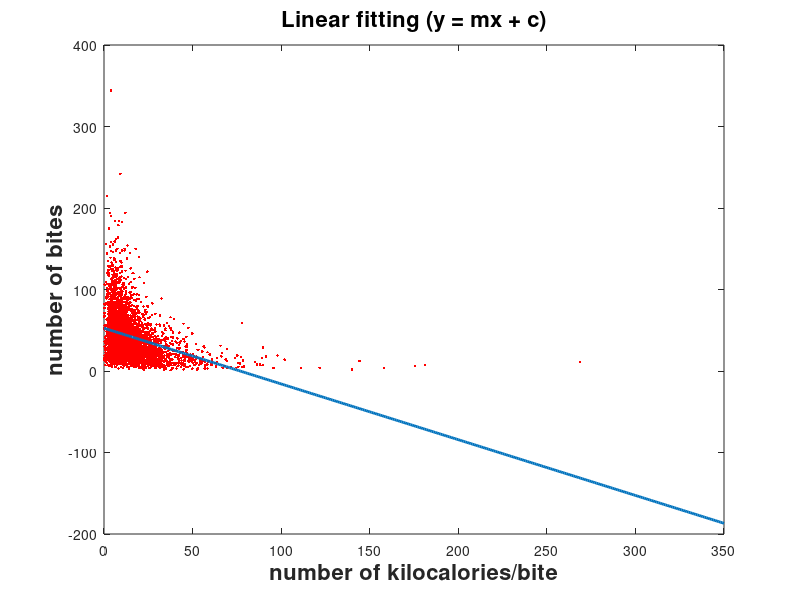
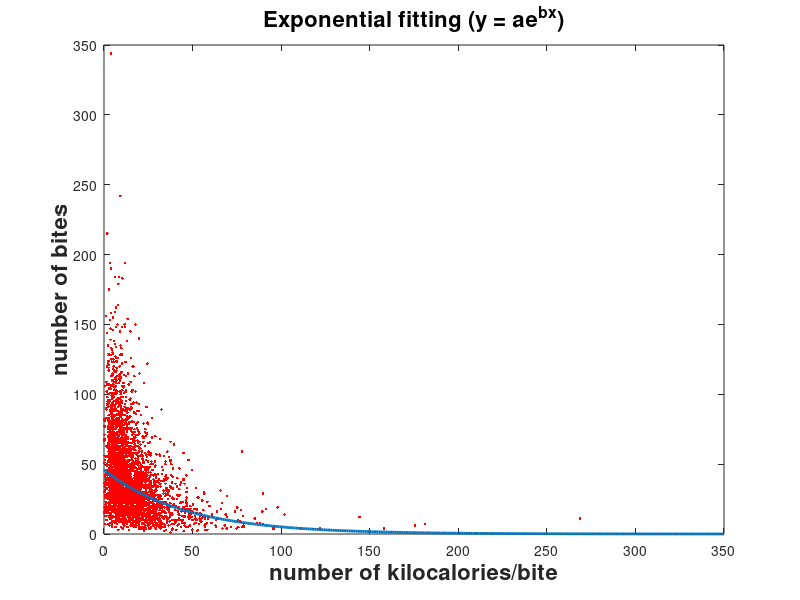
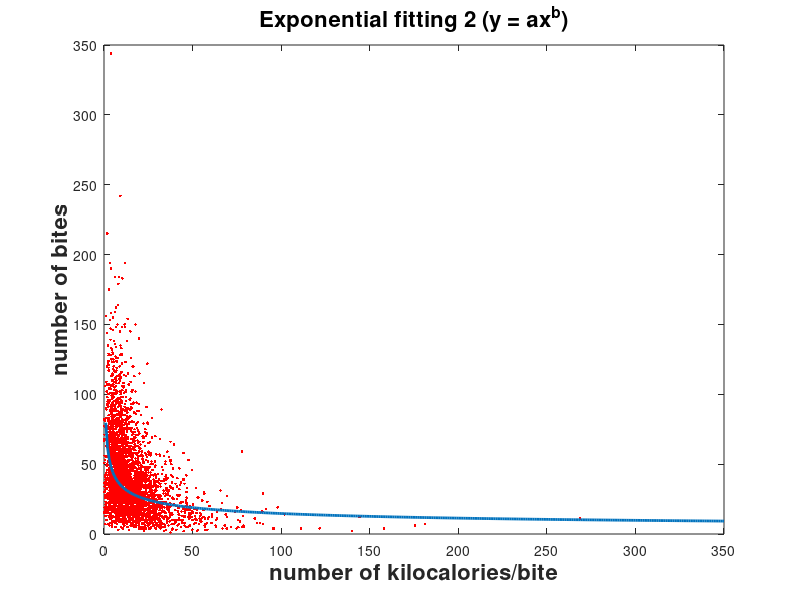
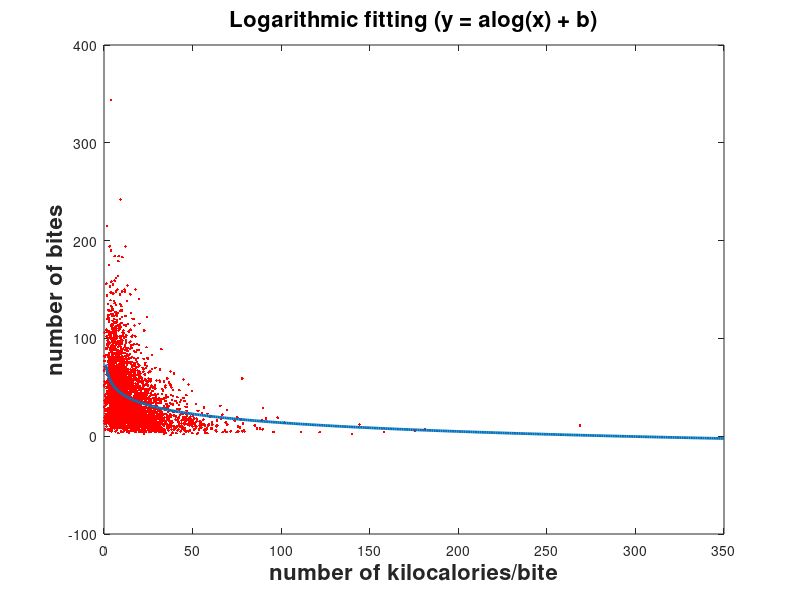

These charts were generated, in order, by the following MATLAB code: (Note: this script raises an error after producing the figures.)
%% Part 3 : Linear

clear all, clc;
% Reading file data: 
fileID = fopen('83people-all-meals.txt', 'r');
formatSpec = '%f %f %f %f';
sizeA = [4 inf];
dat = fscanf(fileID, formatSpec, sizeA);
fclose(fileID);
%%%%%%%%%%%%%%%%%%%%
y_data = dat(3,:)';
x_data = dat(4,:)'./dat(3,:)';
figure(3)
hold on;
plot(x_data , y_data, 'r.');
title("Linear fitting (y = mx + c)", 'FontSize',16,'FontWeight','bold');
xlabel("number of kilocalories/bite", 'FontSize',16,'FontWeight','bold');
ylabel("number of bites", 'FontSize',16,'FontWeight','bold');
% 
% Linear fitting:
% 
A = [x_data , ones(size(dat(4,:)))'];
b = y_data;
X = inv(A'*A)*A'*b;
m = X(1);
c = X(2);

residuals = y_data - (m.*x_data + c);
linear_norm = norm(residuals,2);
linear_mean = mean(residuals);
linear_sd = std(residuals);

x1 = 0:1:350;
y1 = m.*x1 + c;
plot(x1,y1,'LineWidth',2);
box on;
hold off;
f3 = figure(3);
saveas(f3,"linear.emf");
m
c

%% Exponential:

clear all,clc;
fileID = fopen('83people-all-meals.txt', 'r');
formatSpec = '%f %f %f %f';
sizeA = [4 inf];
dat = fscanf(fileID, formatSpec, sizeA);
fclose(fileID);
%%%%%%%%%%%%%%%%%%%%

y_data = dat(3,:)';
x_data = dat(4,:)'./dat(3,:)';
figure(4)
hold on;
plot(x_data , y_data, 'r.');
title("Exponential fitting (y = ae^{bx})", 'FontSize',16,'FontWeight','bold');
xlabel("number of kilocalories/bite", 'FontSize',16,'FontWeight','bold');
ylabel("number of bites",'FontSize',16,'FontWeight','bold');



A = [x_data ones(size(dat(4,:)))'];
b = log(y_data);
X = (A'*A)\A'*b;

ae = exp(X(2));
be = X(1);

x1 = 0:1:350;
y1 = ae.*exp(be.*x1);
plot(x1,y1,'LineWidth',2);
box on;
hold off;
f4 = figure(4);
saveas(f4,"exp.emf");

residuals = y_data - (ae.*exp(be.*x_data));
exp_norm = norm(residuals,2);
exp_mean = mean(residuals);
exp_sd = std(residuals);
ae
be

%% Part 3 POW: 

clear all, clc;
% Reading file data: 
fileID = fopen('83people-all-meals.txt', 'r');
formatSpec = '%f %f %f %f';
sizeA = [4 inf];
dat = fscanf(fileID, formatSpec, sizeA);
fclose(fileID);
%%%%%%%%%%%%%%%%%%%%
figure(5)
hold on;
title('Exponential fitting 2 (y = ax^b)', 'FontSize',16,'FontWeight','bold');
y_data = dat(3,:)';
x_data = dat(4,:)'./dat(3,:)';

plot(x_data , y_data, 'r.');
xlabel("number of kilocalories/bite", 'FontSize',16,'FontWeight','bold');
ylabel("number of bites", 'FontSize',16,'FontWeight','bold');

A = [log(x_data) ones(size(dat(4,:)))'];
b = log(y_data);
X = inv(A'*A)*A'*b;

be2 = X(1);
ae2 = exp(X(2));
x1 = 0:1:350;
y1 = ae2 .* x1.^be2;
plot(x1,y1, 'LineWidth',2)
box on;
hold off;
f5 = figure(5);
saveas(f5,"pow.emf");


pow_residuals = y_data - (ae2.* x_data.^be2);
pow_norm = norm(pow_residuals,2);
pow_mean = mean(pow_residuals);
pow_sd = std(pow_residuals);

ae2
be2

%% Part 3 Logarithmic:

clear all, clc;
% Reading file data: 
fileID = fopen('83people-all-meals.txt', 'r');
formatSpec = '%f %f %f %f';
sizeA = [4 inf];
dat = fscanf(fileID, formatSpec, sizeA);
fclose(fileID);
%%%%%%%%%%%%%%%%%%%%
figure(6)
hold on;
title('Logarithmic fitting (y = alog(x) + b)', 'FontSize',16,'FontWeight','bold');
y_data = dat(3,:)';
x_data = dat(4,:)'./dat(3,:)';

plot(x_data , y_data, 'r.');
xlabel("number of kilocalories/bite", 'FontSize',16,'FontWeight','bold');
ylabel("number of bites", 'FontSize',16,'FontWeight','bold');


A = [log(x_data) ones(size(dat(4,:)))'];
b = y_data;
X = inv(A'*A)*A'*b;

be2 = X(2);
ae2 = (X(1));
x1 = 0:1:350;
y1 = ae2.* log(x1) + be2;
plot(x1,y1, 'LineWidth',2);
box on;
hold off;
f6 = figure(6);
saveas(f6,"log.emf");

residuals = y_data - (ae2.*log(x_data) + be2);
log_norm = norm(residuals,2);
log_mean = mean(residuals);
log_sd = std(residuals);

ae2
be2

%% Inverse model fitting
clear all, clc;
% Reading file data: 
fileID = fopen('83people-all-meals.txt', 'r');
formatSpec = '%f %f %f %f';
sizeA = [4 inf];
dat = fscanf(fileID, formatSpec, sizeA);
fclose(fileID);
%%%%%%%%%%%%%%%%%%%%
figure(7)
hold on;
title('Inverse model fitting (y = a/x)', 'FontSize',16,'FontWeight','bold');
y_data = dat(3,:)';
x_data = dat(4,:)'./dat(3,:)';

plot(x_data , y_data, 'r.');
xlabel("number of kilocalories/bite", 'FontSize',16,'FontWeight','bold');
ylabel("number of bites", 'FontSize',16,'FontWeight','bold');


A = [ones(size(dat(4,:)))'];
b = y_data .* x_data;
X = inv(A'*A)*A'*b;

ae2 = (X(1));
x1 = 0:1:350;
y1 = ae2./ x1;
plot(x1,y1, 'LineWidth',2);
box on;
hold off;
f7 = figure(7);
saveas(f7,"log.emf");

residuals = y_data - (ae2./(x_data));
log_norm = norm(residuals,2);
log_mean = mean(residuals);
log_sd = std(residuals);

ae2
be2